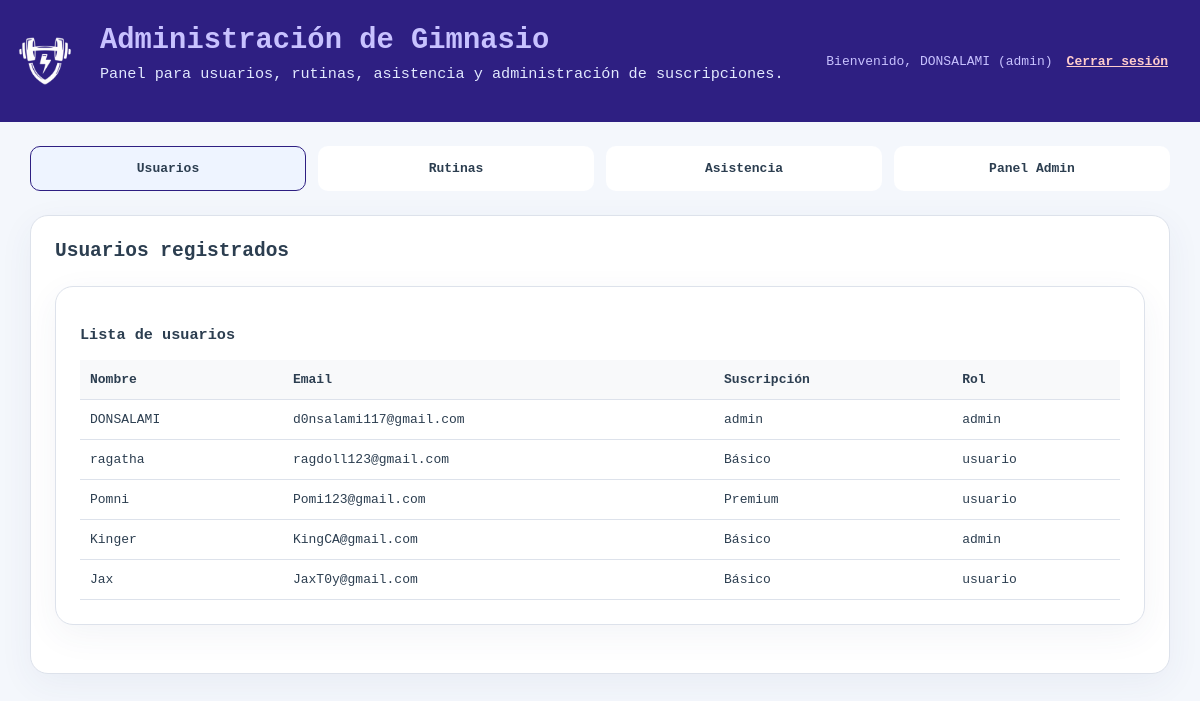
/ (signed in), run on the app's committed database.
### tables this page shows
CREATE TABLE IF NOT EXISTS `usuarios` (
  `id` int UNSIGNED NOT NULL AUTO_INCREMENT,
  `Nombre` varchar(255) NOT NULL,
  `Rol` varchar(255) NOT NULL,
  `Correo` varchar(255) NOT NULL,
  `Clave` varchar(255) NOT NULL,
  `Tipo_Suscripcion` varchar(255) NOT NULL,
  PRIMARY KEY (`id`)
);

### index.php (the view, shortened to what this page needs)
<?php
require 'conexiongym.php';
$isAdmin = isset($_SESSION['user_role']) && $_SESSION['user_role'] === 'admin';
$active_section = $_GET['section'] ?? 'usuarios';
$users_query = "SELECT id, Nombre, Correo, Tipo_Suscripcion, Rol FROM usuarios";
$users_result = mysqli_query($F, $users_query);
?>
<!DOCTYPE html>
<html lang="es">
<head>
</head>
<body>
  <header>
    <section>
      <h1>Administración de Gimnasio</h1>
      <p class="status">Panel para usuarios, rutinas, asistencia y administración de suscripciones.</p>
    </section>
    <section class="header-actions">
      <?php if (isset($_SESSION['user_name'])): ?>
        <p id="userStatus">Bienvenido, <?php echo htmlspecialchars($_SESSION['user_name']); ?> (<?php echo htmlspecialchars($_SESSION['user_role'] ?? 'usuario'); ?>)</p>
        <p><a href="?logout=1" style="color: #ffcccc; text-decoration: underline;">Cerrar sesión</a></p>
      <?php else: ?>
        <p id="userStatus">No has iniciado sesión.</p>
        <button id="loginPageButton" class="secondary">Ir a inicio de sesión</button>
      <?php endif; ?>
    </section>
  </header>
  <main class="container">
    <nav class="nav-buttons">
      <a href="?section=usuarios" class="<?php echo $active_section === 'usuarios' ? 'active' : ''; ?>">Usuarios</a>
      <a href="?section=rutinas" class="<?php echo $active_section === 'rutinas' ? 'active' : ''; ?>">Rutinas</a>
      <a href="?section=asistencia" class="<?php echo $active_section === 'asistencia' ? 'active' : ''; ?>">Asistencia</a>
      <?php if ($isAdmin): ?>
      <a href="?section=admin" class="<?php echo $active_section === 'admin' ? 'active' : ''; ?>">Panel Admin</a>
      <?php endif; ?>
    </nav>
    <section id="usuarios" class="section <?php echo $active_section === 'usuarios' ? 'active' : ''; ?> card">
      <h2>Usuarios registrados</h2>
      <section class="card" style="margin-top: 24px;">
        <h3>Lista de usuarios</h3>
        <table>
          <thead>
            <tr>
              <th>Nombre</th>
              <th>Email</th>
              <th>Suscripción</th>
              <th>Rol</th>
            </tr>
          </thead>
          <tbody>
            <?php if ($users_result && mysqli_num_rows($users_result) > 0): ?>
              <?php mysqli_data_seek($users_result, 0); ?>
              <?php while ($user = mysqli_fetch_assoc($users_result)): ?>
              <tr>
                <td><?php echo htmlspecialchars($user['Nombre']); ?></td>
                <td><?php echo htmlspecialchars($user['Correo']); ?></td>
                <td><?php echo htmlspecialchars($user['Tipo_Suscripcion']); ?></td>
                <td><?php echo htmlspecialchars($user['Rol']); ?></td>
              </tr>
              <?php endwhile; ?>
            <?php else: ?>
              <tr><td colspan="4">No hay usuarios registrados.</td></tr>
            <?php endif; ?>
          </tbody>
        </table>
      </section>
    </section>
  </main>
</body>
</html>

### index.php (style rules this page uses)
:root { --bg: #f4f7fc; --surface: #ffffff; --primary: #2e1f82; --primary-dark: #2e1f82; --danger: #d3c612; --success: #198754; --text: #2c3e50; --muted: #6c757d; --border: #dde2eb; }
* { box-sizing: border-box; }
body { margin: 0; font-family: monospace; background: var(--bg); color: var(--text); }
header { background: var(--primary); color: #c8c2ff; padding: 24px 32px; display: flex; justify-content: space-between; align-items: center; flex-wrap: wrap; background-image: url("LogoGym.png"); background-size: 90px; background-position: left center; background-repeat: no-repeat; padding-left: 100px; }
header h1 { margin: 0; font-size: 1.8rem; }
.header-actions { display: flex; flex-wrap: wrap; gap: 14px; align-items: center; }
.header-actions p { margin: 0; }
a { color: var(--primary); text-decoration: none; font-weight: 600; }
header .status { margin-top: 8px; font-size: 0.95rem; color: #e2e9ff; }
.container { max-width: 1180px; margin: 24px auto; padding: 0 20px 40px; }
.nav-buttons { display: grid; grid-template-columns: repeat(4, minmax(0, 1fr)); gap: 12px; margin-bottom: 24px; }
.nav-buttons a { padding: 14px 18px; border: 1px solid transparent; border-radius: 10px; background: white; cursor: pointer; transition: all 0.2s ease; font-weight: 600; display: block; text-align: center; text-decoration: none; color: var(--text); }
.nav-buttons a.active, .nav-buttons a:hover { border-color: var(--primary); background: #eef4ff; }
.card { background: var(--surface); border: 1px solid var(--border); border-radius: 18px; padding: 24px; margin-bottom: 24px; box-shadow: 0 10px 35px rgba(56, 76, 120, 0.06); }
.card h2 { margin-top: 0; }
table { width: 100%; border-collapse: collapse; margin-top: 12px; }
th, td { padding: 12px 10px; border-bottom: 1px solid var(--border); text-align: left; }
th { background: #f8f9fa; font-weight: 700; }
.section { display: none; }
.section.active { display: block; }

### data on the page
usuarios: Nombre "DONSALAMI", Correo "d0nsalami117@gmail.com", Tipo_Suscripcion "admin", Rol "admin"
usuarios: Nombre "ragatha", Correo "ragdoll123@gmail.com", Tipo_Suscripcion "Básico", Rol "usuario"
usuarios: Nombre "Pomni", Correo "Pomi123@gmail.com", Tipo_Suscripcion "Premium", Rol "usuario"
usuarios: Nombre "Kinger", Correo "KingCA@gmail.com", Tipo_Suscripcion "Básico", Rol "admin"
usuarios: Nombre "Jax", Correo "JaxT0y@gmail.com", Tipo_Suscripcion "Básico", Rol "usuario"

### other printed values
$_SESSION['user_name'] "DONSALAMI"
$_SESSION['user_role'] "admin"
